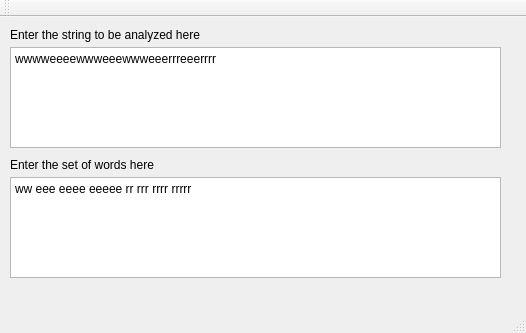
<?xml version="1.0" encoding="UTF-8"?>
<ui version="4.0">
 <class>MainWindow</class>
 <widget class="QMainWindow" name="MainWindow">
  <property name="geometry">
   <rect>
    <x>0</x>
    <y>0</y>
    <width>526</width>
    <height>333</height>
   </rect>
  </property>
  <property name="windowTitle">
   <string>MainWindow</string>
  </property>
  <widget class="QWidget" name="centralWidget">
   <widget class="QTextEdit" name="textEdit">
    <property name="geometry">
     <rect>
      <x>10</x>
      <y>30</y>
      <width>491</width>
      <height>101</height>
     </rect>
    </property>
    <property name="html">
     <string>&lt;!DOCTYPE HTML PUBLIC &quot;-//W3C//DTD HTML 4.0//EN&quot; &quot;http://www.w3.org/TR/REC-html40/strict.dtd&quot;&gt;
&lt;html&gt;&lt;head&gt;&lt;meta name=&quot;qrichtext&quot; content=&quot;1&quot; /&gt;&lt;style type=&quot;text/css&quot;&gt;
p, li { white-space: pre-wrap; }
&lt;/style&gt;&lt;/head&gt;&lt;body style=&quot; font-family:'Ubuntu'; font-size:11pt; font-weight:400; font-style:normal;&quot;&gt;
&lt;p style=&quot; margin-top:0px; margin-bottom:0px; margin-left:0px; margin-right:0px; -qt-block-indent:0; text-indent:0px;&quot;&gt;&lt;span style=&quot; font-family:'Sans Serif'; font-size:9pt;&quot;&gt;wwwweeeewwweeewwweeerrreeerrrr&lt;/span&gt;&lt;/p&gt;&lt;/body&gt;&lt;/html&gt;</string>
    </property>
   </widget>
   <widget class="QTextEdit" name="textEdit_2">
    <property name="geometry">
     <rect>
      <x>10</x>
      <y>160</y>
      <width>491</width>
      <height>101</height>
     </rect>
    </property>
    <property name="html">
     <string>&lt;!DOCTYPE HTML PUBLIC &quot;-//W3C//DTD HTML 4.0//EN&quot; &quot;http://www.w3.org/TR/REC-html40/strict.dtd&quot;&gt;
&lt;html&gt;&lt;head&gt;&lt;meta name=&quot;qrichtext&quot; content=&quot;1&quot; /&gt;&lt;style type=&quot;text/css&quot;&gt;
p, li { white-space: pre-wrap; }
&lt;/style&gt;&lt;/head&gt;&lt;body style=&quot; font-family:'Ubuntu'; font-size:11pt; font-weight:400; font-style:normal;&quot;&gt;
&lt;p style=&quot; margin-top:0px; margin-bottom:0px; margin-left:0px; margin-right:0px; -qt-block-indent:0; text-indent:0px;&quot;&gt;&lt;span style=&quot; font-family:'Sans Serif'; font-size:9pt;&quot;&gt;ww eee eeee eeeee rr rrr rrrr rrrrr&lt;/span&gt;&lt;/p&gt;&lt;/body&gt;&lt;/html&gt;</string>
    </property>
   </widget>
   <widget class="QLabel" name="label">
    <property name="geometry">
     <rect>
      <x>10</x>
      <y>10</y>
      <width>251</width>
      <height>16</height>
     </rect>
    </property>
    <property name="text">
     <string>Enter the string to be analyzed here</string>
    </property>
   </widget>
   <widget class="QLabel" name="label_2">
    <property name="geometry">
     <rect>
      <x>10</x>
      <y>140</y>
      <width>191</width>
      <height>16</height>
     </rect>
    </property>
    <property name="text">
     <string>Enter the set of words here</string>
    </property>
   </widget>
  </widget>
  <widget class="QMenuBar" name="menuBar">
   <property name="geometry">
    <rect>
     <x>0</x>
     <y>0</y>
     <width>526</width>
     <height>22</height>
    </rect>
   </property>
  </widget>
  <widget class="QToolBar" name="mainToolBar">
   <attribute name="toolBarArea">
    <enum>TopToolBarArea</enum>
   </attribute>
   <attribute name="toolBarBreak">
    <bool>false</bool>
   </attribute>
  </widget>
  <widget class="QStatusBar" name="statusBar"/>
 </widget>
 <layoutdefault spacing="6" margin="11"/>
 <resources/>
 <connections/>
</ui>
